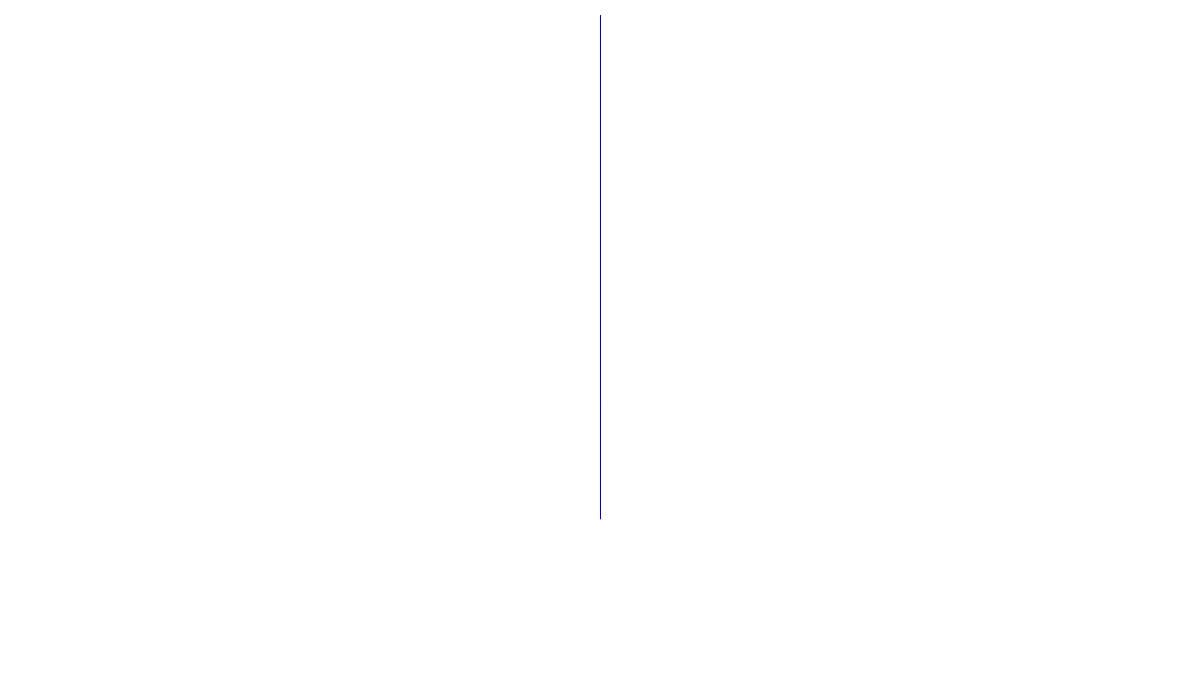
Frame 1 (no input)
Frame 60 (the mouse pressed at the canvas centre just before this capture): identical to frame 1, image omitted
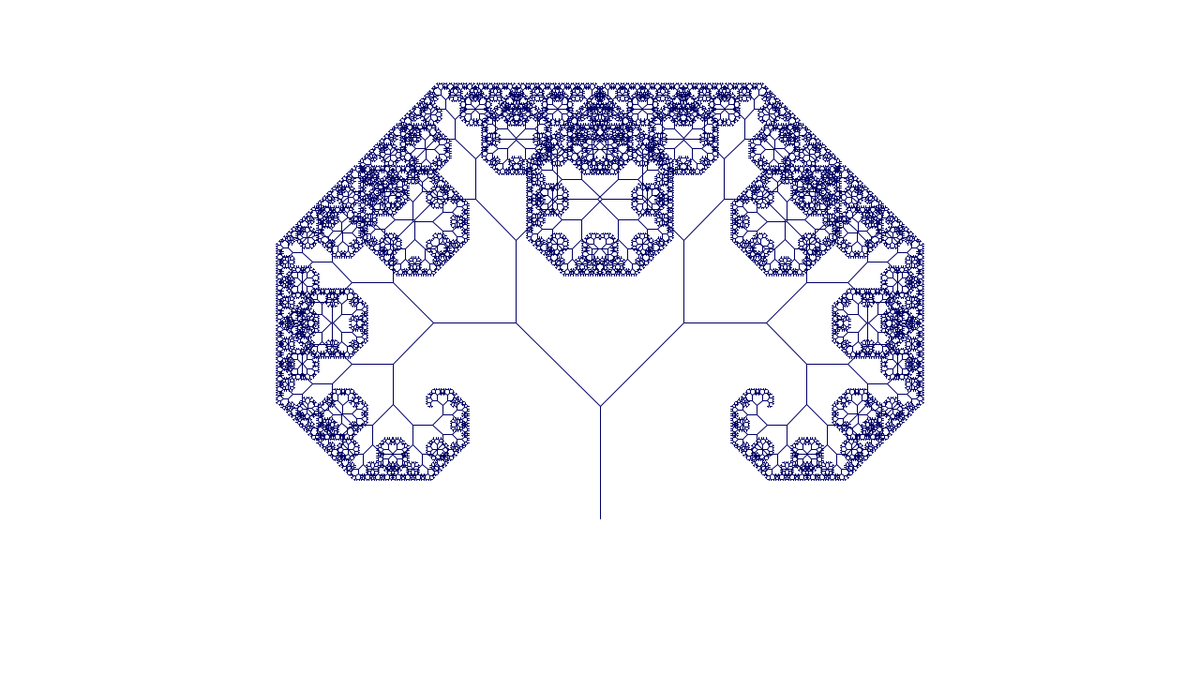
Frame 120 (the mouse held since frame 60 and released just before this capture)

The Processing sketch that drew these frames (run headless with seeded random() and noise(); from frame 60 on, the mouse is pressed at the canvas centre):

// Processing sketch: recur_tree
// ── recur_tree.pde

// things to do: Add display for A.
// Do dynamic colour change for line drawing


float theta;
float R=0;
float G=0;
float B=100;

void setup() {
  size(1280, 720);
}

void draw() {
  background(255);
  frameRate(40);
  stroke(R, G, B);
  // Let's pick an angle 0 to 90 degrees based on the mouse position
  float a = (mouseX / (float) width) * 90f;
  // Convert it to radians
  theta = radians(a);
  // Start the tree from the bottom of the screen
  translate(width/2, height/1.3);
  // Draw a line 120 pixels
  line(0, 0, 0, -120);
  // Move to the end of that line
  translate(0, -120);
  // Start the recursive branching!
  branch(180);
}

void branch(float h) {

  //R *= 100;
  //G *= 200;
  //B *= 300;

  // Each branch will be 2/3rds the size of the previous one
  h *= 0.7;

  // All recursive functions must have an exit condition!!!!
  // Here, ours is when the length of the branch is 2 pixels or less
  if (h > 1) {
    pushMatrix();    // Save the current state of transformation (i.e. where are we now)
    rotate(theta);   // Rotate by theta
    line(0, 0, 0, -h);  // Draw the branch
    translate(0, -h); // Move to the end of the branch
    branch(h);       // Ok, now call myself to draw two new branches!!
    popMatrix();     // Whenever we get back here, we "pop" in order to restore the previous matrix state

    // Repeat the same thing, only branch off to the "left" this time!
    pushMatrix();
    rotate(-theta);
    line(0, 0, 0, -h);
    translate(0, -h);
    branch(h);
    popMatrix();
    
  }
}
